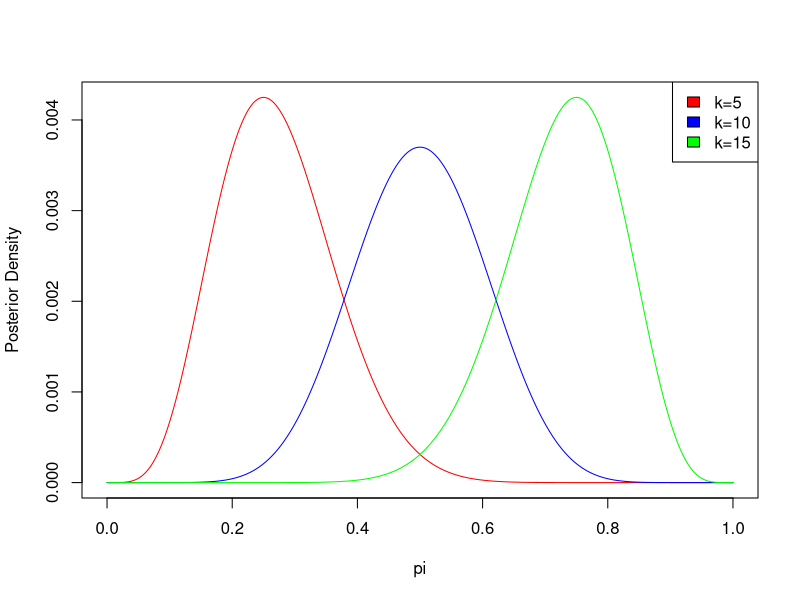
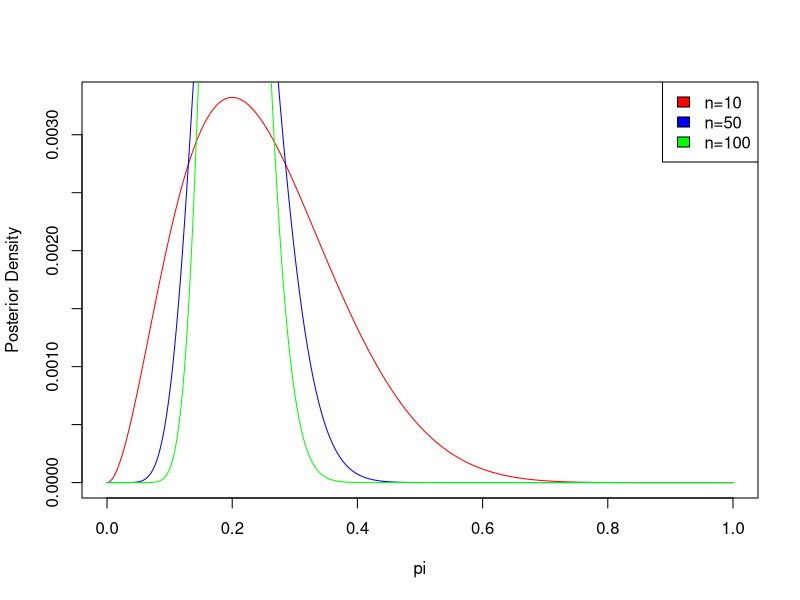
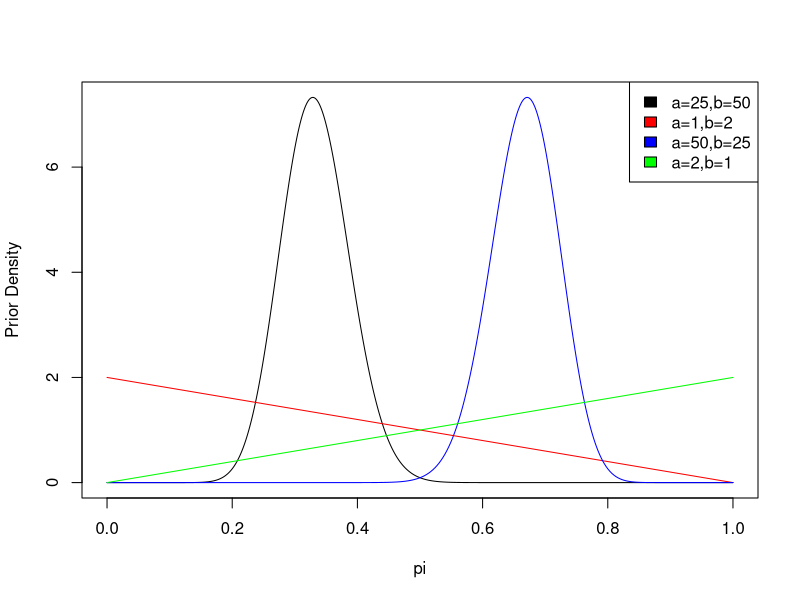
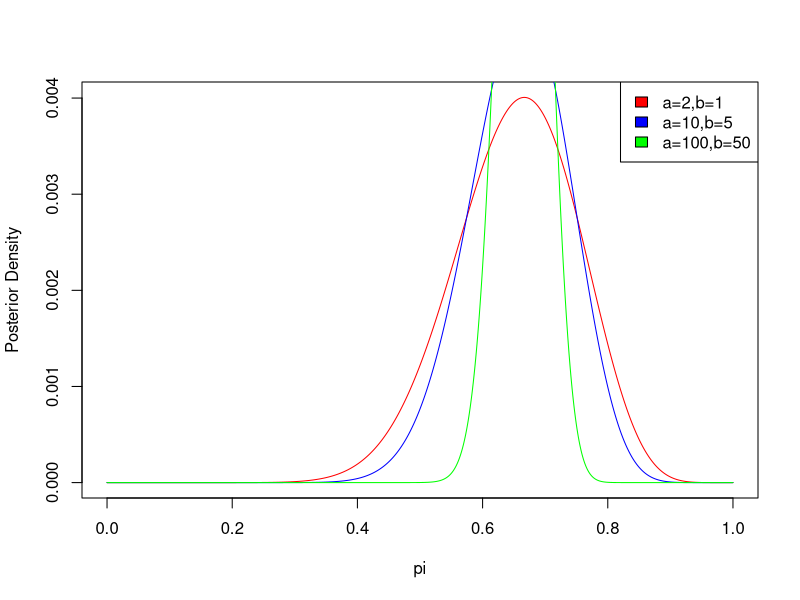

These charts were generated, in order, by the following R code:
## ---- chunk 1
knitr::opts_chunk$set(echo = TRUE, warnings=FALSE, message=FALSE)
## ---- chunk 2
library(tidyverse)
n=20
pi.grid = seq(0,1,.001)

post1= (pi.grid^5)*(1-pi.grid)^(n-5)
post2 = (pi.grid^10)*(1-pi.grid)^(n-10)
post3 = (pi.grid^15)*(1-pi.grid)^(n-15)


plot(pi.grid,post1/sum(post1),type='l',col='red',xlab='pi',ylab='Posterior Density')
lines(pi.grid,post2/sum(post2),col='blue')
lines(pi.grid,post3/sum(post3),col='green')
legend(x='toprigh',c('k=5','k=10','k=15'),fill=c('red','blue','green'))
## ---- chunk 3
library(tidyverse)
pi.grid = seq(0,1,.001)

post1= (pi.grid^(.2*10))*(1-pi.grid)^(.8*10)
post2 = (pi.grid^(.2*50))*(1-pi.grid)^(.8*50)
post3 = (pi.grid^(.2*100))*(1-pi.grid)^(.8*100)


plot(pi.grid,post1/sum(post1),type='l',col='red',xlab='pi',ylab='Posterior Density')
lines(pi.grid,post2/sum(post2),col='blue')
lines(pi.grid,post3/sum(post3),col='green')
legend(x='topright',c('n=10','n=50','n=100'),fill=c('red','blue','green'))
## ---- chunk 4
prior1 = dbeta(pi.grid, 25, 50) # high a+b, b>a
prior2 = dbeta(pi.grid, 1, 2) # low a+b, b>a
prior3 = dbeta(pi.grid, 50, 25) # high a+b, a>b
prior4 = dbeta(pi.grid, 2, 1) # low a+b, a>b

plot(pi.grid,prior1,type='l',xlab='pi',ylab='Prior Density')
lines(pi.grid,prior2,col='red')
lines(pi.grid,prior3,col='blue')
lines(pi.grid,prior4,col='green')
legend(x='topright',c('a=25,b=50','a=1,b=2','a=50,b=25','a=2,b=1'),fill=c('black','red','blue','green'))
## ---- chunk 5
prior1 = dbeta(pi.grid,2,1)
prior2 = dbeta(pi.grid,10,5)
prior3 = dbeta(pi.grid,100,50)

k=13
n=20
post1= prior1*(pi.grid^(k))*(1-pi.grid)^(n-k)
post2= prior2*(pi.grid^(k))*(1-pi.grid)^(n-k)
post3= prior3*(pi.grid^(k))*(1-pi.grid)^(n-k)

plot(pi.grid,post1/sum(post1),type='l',col='red',xlab='pi',ylab='Posterior Density')
lines(pi.grid,post2/sum(post2),col='blue')
lines(pi.grid,post3/sum(post3),col='green')
legend(x='topright',c('a=2,b=1','a=10,b=5','a=100,b=50'),fill=c('red','blue','green'))
